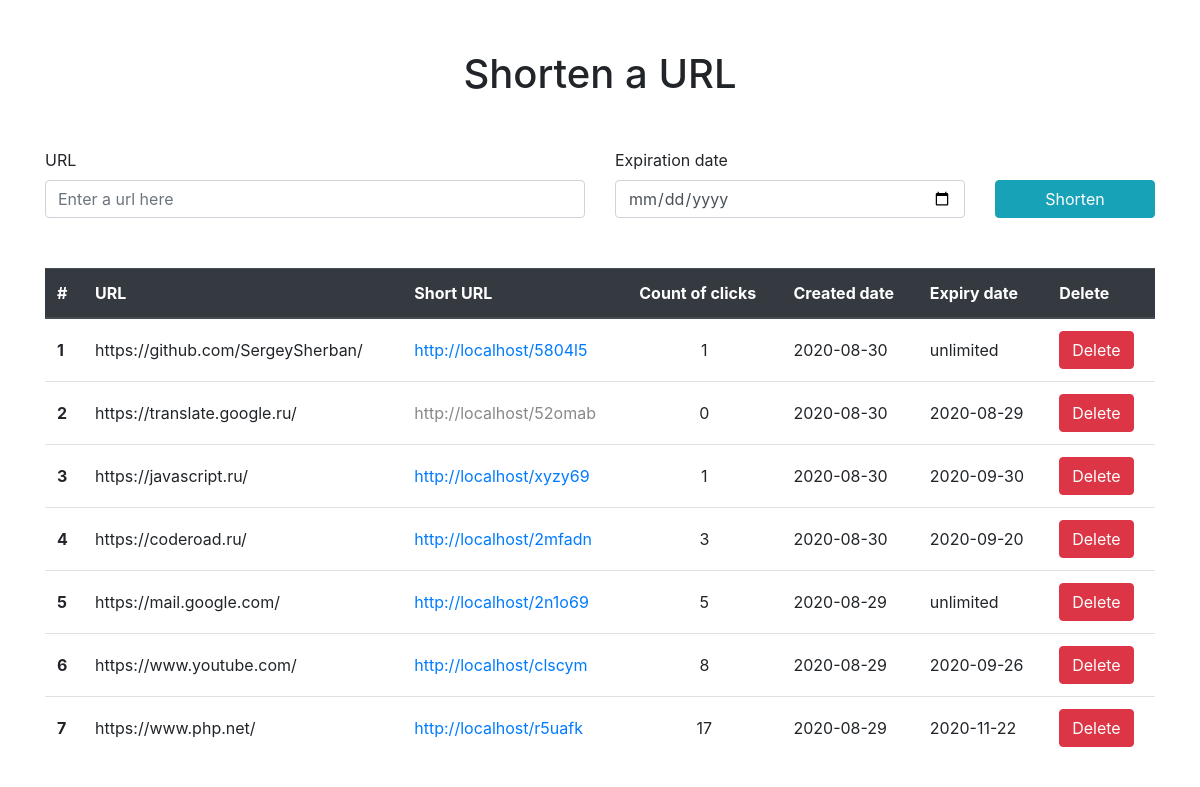
The page / on the database its author committed.
### tables this page shows
CREATE TABLE `short_url` (
  `id` int(11) NOT NULL,
  `url` varchar(255) DEFAULT NULL,
  `code` varchar(255) DEFAULT NULL,
  `created` datetime DEFAULT NULL,
  `expiration` datetime DEFAULT NULL,
  `count` int(11) DEFAULT '0'
);

### classes/Connection.php (called while the page is built)
<?php
class Connection {
    public static function conn()
    {
        $configs = include('config.php');
        $servername = $configs['host'];
        $dbname = $configs['dbname'];
        try {
            $conn = new PDO("mysql:host=$servername;dbname=$dbname", $configs['username'], $configs['password']);
            $conn->setAttribute(PDO::ATTR_ERRMODE, PDO::ERRMODE_EXCEPTION);
            return $conn;
        } catch(PDOException $e) {
            echo "Connection failed: " . $e->getMessage();
        }
    }
}

### classes/Records.php (called while the page is built, shortened)
<?php
require_once "Connection.php";
class Records
{
    public function getRecords()
    {
        $dataRecords = Connection::conn()->prepare('SELECT * FROM `short_url` ORDER BY `id` DESC');
        $dataRecords->execute();
        $data = $dataRecords->fetchAll(PDO::FETCH_ASSOC);
        return $data;
    }
}

### index.php (the view, shortened to what this page needs)
<?php
include_once  'classes/Records.php';
$records = new Records();
$arrRecords = $records->getRecords()
?>
<!doctype html>
<html lang="en">
<head>
    <link rel="stylesheet" href="https://stackpath.bootstrapcdn.com/bootstrap/4.5.2/css/bootstrap.min.css">
    <link rel="stylesheet" href="css/style.css">
</head>
<body>
    <div class="container">
        <div class="row">
            <div class="col-md-12">
                <h1 class="title">Shorten a URL</h1>
            </div>
        </div>
        <div class="form-container">
            <form action="shorten.php" method="post">
                <div class="row">
                    <div class="col-6">
                        <label>URL</label>
                        <input class="form-control" type="url" name="url" placeholder="Enter a url here" required>
                    </div>
                    <div class="col-4">
                        <label>Expiration date</label>
                        <input class="form-control" type="date" name="date">
                    </div>
                    <div class="col-2 button">
                        <input type="submit" value="Shorten" class="btn btn-info">
                    </div>
                </div>
            </form>
        </div>
        <div class="table-container">
            <table class="table">
                <thead class="thead-dark">
                <tr>
                    <th scope="col">#</th>
                    <th scope="col">URL</th>
                    <th scope="col">Short URL</th>
                    <th scope="col">Count of clicks</th>
                    <th scope="col">Created date</th>
                    <th scope="col">Expiry date</th>
                    <th scope="col">Delete</th>
                </tr>
                </thead>
                <tbody>
                <?php
                $id = 1;
                foreach ($arrRecords as $data) {
                ?>
                    <tr class="row-info">
                        <th scope="row"><?php echo $id++; ?></th>
                        <td><?php echo $data['url'] ?></td>
                        <td class="<?php
                        $today = date("Y-m-d H:i:s");
                        if(isset($data['expiration']) && $data['expiration'] != '0000-00-00 00:00:00') {
                            $date = $data['expiration'];
                            if ($date < $today) {
                                echo "date-off";
                            }
                        }
                        ?>">
                            <a target="_blank" href="<?php echo 'http://'. $_SERVER[HTTP_HOST]. '/' . $data['code'] ?>" class="link">
                                <?php echo 'http://' . $_SERVER[HTTP_HOST] . '/' . $data['code'] ?></a>
                        </td>
                        <td class="count"><?php echo $data['count'] ?></td>
                        <td><?php echo substr($data['created'], 0, strpos($data['created'], ' ')); ?></td>
                        <td><?php
                            if($data['expiration'] != '0000-00-00 00:00:00') {
                                echo substr($data['expiration'], 0, strpos($data['expiration'], ' '));
                            } else {
                                echo 'unlimited';
                            }
                            ?>
                        </td>
                        <td>
                            <form action="shorten.php" method="post">
                                <input type="submit" value="Delete" class="btn btn-danger">
                            </form>
                        </td>
                    </tr>
                <?php
                }
                ?>
                </tbody>
            </table>
        </div>
    </div>
</body>
</html>

### css/style.css (style rules this page uses)
.container { margin: 0 auto; }
h1 { text-align: center; margin: 50px 0 50px; }
.button { padding-top: 32px; }
.button .btn { width: 100%; }
.table-container { margin-top: 50px; }
.date-off { color: #888; }
.date-off a { pointer-events: none; cursor: default; color: #888; }
.row-info td, .row-info th { vertical-align: middle; }
.row-info td:nth-child(4) { text-align: center; }

### rows shown on the page
short_url: url "https://github.com/SergeySherban/", code "5804l5", count "1", created "2020-08-30", shows "unlimited"
short_url: url "https://translate.google.ru/", code "52omab", count "0", created "2020-08-30", expiration "2020-08-29"
short_url: url "https://javascript.ru/", code "xyzy69", count "1", created "2020-08-30", expiration "2020-09-30"
short_url: url "https://coderoad.ru/", code "2mfadn", count "3", created "2020-08-30", expiration "2020-09-20"
short_url: url "https://mail.google.com/", code "2n1o69", count "5", created "2020-08-29", shows "unlimited"
short_url: url "https://www.youtube.com/", code "clscym", count "8", created "2020-08-29", expiration "2020-09-26"
short_url: url "https://www.php.net/", code "r5uafk", count "17", created "2020-08-29", expiration "2020-11-22"
